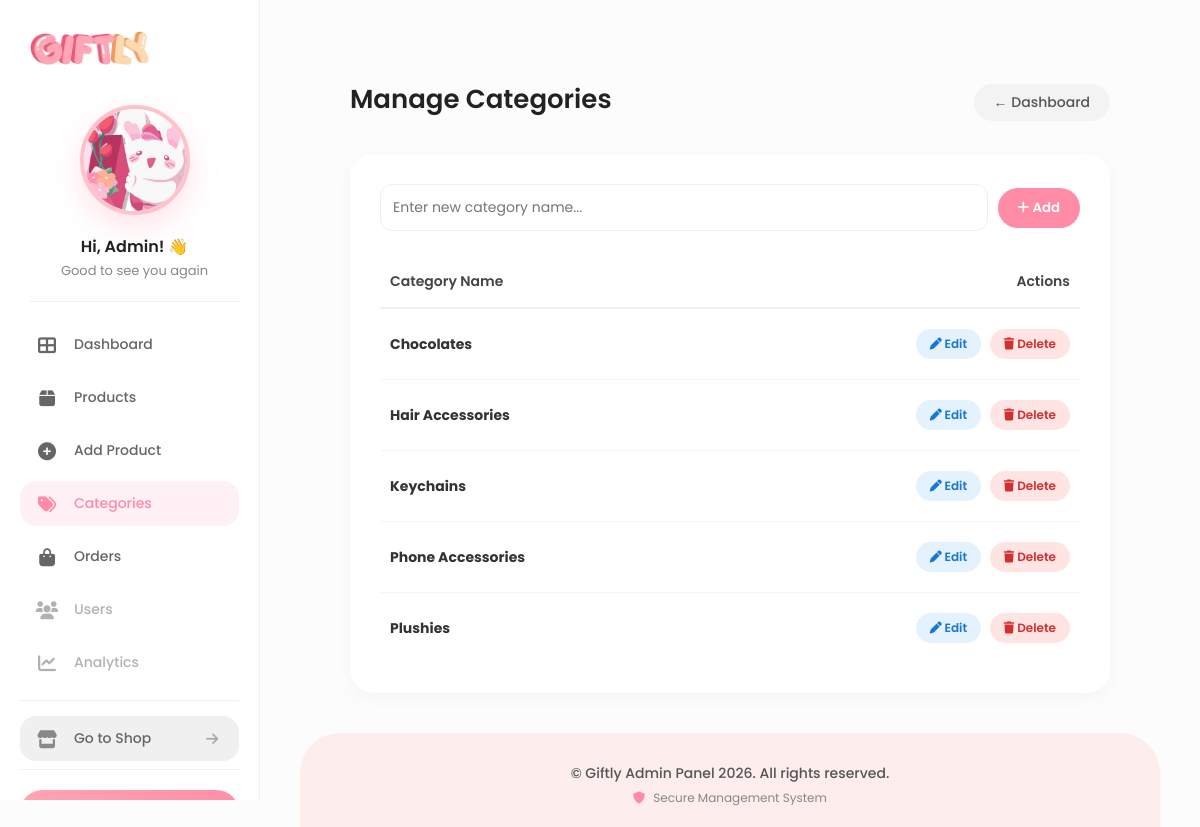
The app's page /giftly_project/admin_categories.php (signed in) with its own data.
### tables this page shows
CREATE TABLE `categories` (
  `id` int(11) NOT NULL,
  `name` varchar(100) NOT NULL
);

### giftly_project/admin_categories.php (the view, shortened to what this page needs)
<?php
include 'db_connect.php';
include 'admin_header.php';
?>
<div class="wide-container">
    <div style="display: flex; justify-content: space-between; align-items: center; margin-bottom: 30px;">
        <h2 style="font-size: 26px; font-weight: 600; color: #222; margin-bottom: 5px;">Manage Categories</h2>
        <a href="admin_dashboard.php" style="background: #f3f3f3; padding: 8px 20px; border-radius: 50px; font-size: 14px; font-weight: 500; color: #555; text-decoration: none; transition: 0.3s;">&larr; Dashboard</a>
    </div>
    <div class="admin-table-card">
        <div style="display: flex; gap: 10px; margin-bottom: 25px; align-items: center;">
            <input type="text" id="newCatInput" class="pink-input" placeholder="Enter new category name..." style="flex: 1;">
            <button onclick="addCategory()" class="action-btn-primary"><i class="fas fa-plus"></i> Add</button>
        </div>
        <table class="admin-table">
            <thead>
                <tr>
                    <th>Category Name</th>
                    <th style="text-align: right;">Actions</th>
                </tr>
            </thead>
            <tbody>
                <?php
                $sql = "SELECT * FROM categories ORDER BY name ASC";
                $result = $conn->query($sql);
                if ($result->num_rows > 0) {
                    while($row = $result->fetch_assoc()) {
                        echo '
                        <tr>
                            <td><strong>'.$row['name'].'</strong></td>
                            <td style="text-align: right;">
                                <button class="btn-edit-cat" onclick="openEditModal('.$row['id'].', \''.addslashes($row['name']).'\')"><i class="fas fa-pen"></i> Edit</button>
                                <a href="admin_categories.php?delete='.$row['id'].'" onclick="return confirm(\'Delete this category?\');"><button class="btn-delete-cat"><i class="fas fa-trash"></i> Delete</button></a>
                            </td>
                        </tr>
                        ';
                    }
                } else {
                    echo "<tr><td colspan='2' style='padding: 30px; text-align:center; color:#888;'>No categories yet. Add one above!</td></tr>";
                }
                ?>
            </tbody>
        </table>
    </div>
</div>
<?php include 'admin_footer.php'; ?>

### giftly_project/admin_header.php (style rules this page uses)
* { margin: 0; padding: 0; box-sizing: border-box; font-family: 'Poppins', sans-serif; }
body { background: #fcfcfc; color: #333; display: flex; min-height: 100vh; }
a { text-decoration: none; color: inherit; }

### giftly_project/admin_categories.php (style rules this page uses)
.wide-container { max-width: 800px; margin: 0 auto; padding: 40px 20px; width: 100%; flex: 1; }
.admin-table-card { background: #fff; border-radius: 24px; padding: 30px; box-shadow: 0 5px 20px rgba(0,0,0,0.03); }
.admin-table { width: 100%; border-collapse: collapse; }
.admin-table th { text-align: left; padding: 15px 10px; border-bottom: 2px solid #f0f0f0; color: #444; font-weight: 600; font-size: 14px; }
.admin-table td { padding: 20px 10px; border-bottom: 1px solid #f5f5f5; font-size: 14px; color: #333; vertical-align: middle; }
.admin-table tr:last-child td { border-bottom: none; }
.btn-edit-cat { background: #e3f2fd; color: #1976d2; border: none; padding: 6px 14px; border-radius: 30px; font-size: 12px; font-weight: 600; cursor: pointer; transition: 0.2s; margin-right: 5px; }
.btn-delete-cat { background: #ffe4e4; color: #d32f2f; border: none; padding: 6px 14px; border-radius: 30px; font-size: 12px; font-weight: 600; cursor: pointer; transition: 0.2s; }
.action-btn-primary { background: #ff8ba7; color: white; padding: 10px 20px; border: none; border-radius: 50px; font-weight: 600; cursor: pointer; transition: 0.2s; }
.pink-input { width: 100%; padding: 12px; border: 1.5px solid #eee; border-radius: 12px; font-size: 14px; font-family: 'Poppins'; outline: none; }

### records on screen
categories: name "Chocolates"
categories: name "Hair Accessories"
categories: name "Keychains"
categories: name "Phone Accessories"
categories: name "Plushies"
